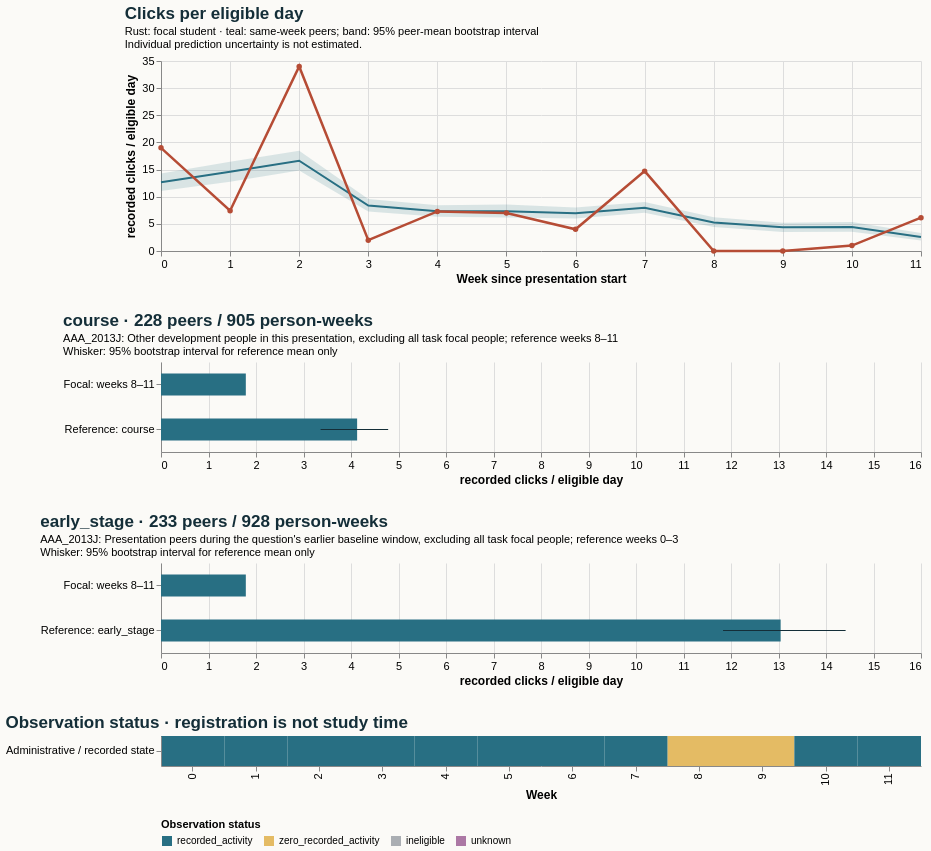

Vega-Lite specification for this chart:
### Vega-Lite specification from a JSON file in a GitHub repository (floating-point values rounded to 4 significant figures)
{"$schema": "https://vega.github.io/schema/vega-lite/v5.20.1.json", "config": {"axis": {"labelFontSize": 11, "titleFontSize": 12}, "background": "#fbfaf7", "font": "sans-serif", "title": {"anchor": "start", "color": "#142e38", "fontSize": 17, "subtitleFontSize": 11}, "view": {"continuousHeight": 300, "continuousWidth": 300, "stroke": null}}, "datasets": {"data-6098ce95adef0e1c5f2b73b84ab4a39b": [{"eligible_days": 7.0, "end_day": 6, "logging_completeness": "unknown", "observation_status": "recorded_activity", "row": "Administrative / recorded state", "score_status": "withheld_release_time_unknown", "start_day": 0, "value": 19.0, "week": 0}, {"eligible_days": 7.0, "end_day": 13, "logging_completeness": "unknown", "observation_status": "recorded_activity", "row": "Administrative / recorded state", "score_status": "withheld_release_time_unknown", "start_day": 7, "value": 7.429, "week": 1}, {"eligible_days": 7.0, "end_day": 20, "logging_completeness": "unknown", "observation_status": "recorded_activity", "row": "Administrative / recorded state", "score_status": "withheld_release_time_unknown", "start_day": 14, "value": 34.0, "week": 2}, {"eligible_days": 7.0, "end_day": 27, "logging_completeness": "unknown", "observation_status": "recorded_activity", "row": "Administrative / recorded state", "score_status": "withheld_release_time_unknown", "start_day": 21, "value": 2.0, "week": 3}, {"eligible_days": 7.0, "end_day": 34, "logging_completeness": "unknown", "observation_status": "recorded_activity", "row": "Administrative / recorded state", "score_status": "withheld_release_time_unknown", "start_day": 28, "value": 7.286, "week": 4}, {"eligible_days": 7.0, "end_day": 41, "logging_completeness": "unknown", "observation_status": "recorded_activity", "row": "Administrative / recorded state", "score_status": "withheld_release_time_unknown", "start_day": 35, "value": 7.0, "week": 5}, {"eligible_days": 7.0, "end_day": 48, "logging_completeness": "unknown", "observation_status": "recorded_activity", "row": "Administrative / recorded state", "score_status": "withheld_release_time_unknown", "start_day": 42, "value": 4.0, "week": 6}, {"eligible_days": 7.0, "end_day": 55, "logging_completeness": "unknown", "observation_status": "recorded_activity", "row": "Administrative / recorded state", "score_status": "withheld_release_time_unknown", "start_day": 49, "value": 14.71, "week": 7}, {"eligible_days": 7.0, "end_day": 62, "logging_completeness": "unknown", "observation_status": "zero_recorded_activity", "row": "Administrative / recorded state", "score_status": "withheld_release_time_unknown", "start_day": 56, "value": 0.0, "week": 8}, {"eligible_days": 7.0, "end_day": 69, "logging_completeness": "unknown", "observation_status": "zero_recorded_activity", "row": "Administrative / recorded state", "score_status": "withheld_release_time_unknown", "start_day": 63, "value": 0.0, "week": 9}, {"eligible_days": 7.0, "end_day": 76, "logging_completeness": "unknown", "observation_status": "recorded_activity", "row": "Administrative / recorded state", "score_status": "withheld_release_time_unknown", "start_day": 70, "value": 1.0, "week": 10}, {"eligible_days": 7.0, "end_day": 83, "logging_completeness": "unknown", "observation_status": "recorded_activity", "row": "Administrative / recorded state", "score_status": "withheld_release_time_unknown", "start_day": 77, "value": 6.143, "week": 11}], "data-69b75769ec103f60d72efaa70e6395b6": [{"end_day": 6, "focal_value": 19.0, "peer_ci_high": 14.29, "peer_ci_low": 11.07, "peer_mean": 12.67, "peer_observations": 233, "peer_people": 233, "reference": "course", "unit": "recorded clicks / eligible day", "week": 0}, {"end_day": 13, "focal_value": 7.429, "peer_ci_high": 16.43, "peer_ci_low": 12.76, "peer_mean": 14.6, "peer_observations": 233, "peer_people": 233, "reference": "course", "unit": "recorded clicks / eligible day", "week": 1}, {"end_day": 20, "focal_value": 34.0, "peer_ci_high": 18.48, "peer_ci_low": 14.82, "peer_mean": 16.62, "peer_observations": 231, "peer_people": 231, "reference": "course", "unit": "recorded clicks / eligible day", "week": 2}, {"end_day": 27, "focal_value": 2.0, "peer_ci_high": 9.596, "peer_ci_low": 7.261, "peer_mean": 8.385, "peer_observations": 231, "peer_people": 231, "reference": "course", "unit": "recorded clicks / eligible day", "week": 3}, {"end_day": 34, "focal_value": 7.286, "peer_ci_high": 8.438, "peer_ci_low": 6.32, "peer_mean": 7.324, "peer_observations": 229, "peer_people": 229, "reference": "course", "unit": "recorded clicks / eligible day", "week": 4}, {"end_day": 41, "focal_value": 7.0, "peer_ci_high": 8.558, "peer_ci_low": 6.163, "peer_mean": 7.312, "peer_observations": 228, "peer_people": 228, "reference": "course", "unit": "recorded clicks / eligible day", "week": 5}, {"end_day": 48, "focal_value": 4.0, "peer_ci_high": 8.026, "peer_ci_low": 6.006, "peer_mean": 6.934, "peer_observations": 228, "peer_people": 228, "reference": "course", "unit": "recorded clicks / eligible day", "week": 6}, {"end_day": 55, "focal_value": 14.71, "peer_ci_high": 9.007, "peer_ci_low": 7.04, "peer_mean": 7.972, "peer_observations": 228, "peer_people": 228, "reference": "course", "unit": "recorded clicks / eligible day", "week": 7}, {"end_day": 62, "focal_value": 0.0, "peer_ci_high": 6.196, "peer_ci_low": 4.412, "peer_mean": 5.236, "peer_observations": 228, "peer_people": 228, "reference": "course", "unit": "recorded clicks / eligible day", "week": 8}, {"end_day": 69, "focal_value": 0.0, "peer_ci_high": 5.2, "peer_ci_low": 3.514, "peer_mean": 4.375, "peer_observations": 227, "peer_people": 227, "reference": "course", "unit": "recorded clicks / eligible day", "week": 9}, {"end_day": 76, "focal_value": 1.0, "peer_ci_high": 5.335, "peer_ci_low": 3.549, "peer_mean": 4.419, "peer_observations": 226, "peer_people": 226, "reference": "course", "unit": "recorded clicks / eligible day", "week": 10}, {"end_day": 83, "focal_value": 6.143, "peer_ci_high": 3.319, "peer_ci_low": 1.955, "peer_mean": 2.571, "peer_observations": 224, "peer_people": 224, "reference": "course", "unit": "recorded clicks / eligible day", "week": 11}], "data-921ea16b3c5e4ef5a7e3261d3ceb2476": [{"hi": null, "lo": null, "series": "Focal: weeks 8–11", "value": 1.786}, {"hi": 4.783, "lo": 3.359, "series": "Reference: course", "value": 4.129}], "data-c8a611694f052b78121c912ac06daf7d": [{"hi": null, "lo": null, "series": "Focal: weeks 8–11", "value": 1.786}, {"hi": 14.41, "lo": 11.83, "series": "Reference: early_stage", "value": 13.05}]}, "resolve": {"scale": {"color": "independent"}}, "spacing": 28, "vconcat": [{"data": {"name": "data-69b75769ec103f60d72efaa70e6395b6"}, "height": 190, "layer": [{"encoding": {"x": {"axis": {"tickMinStep": 1}, "field": "week", "title": "Week since presentation start", "type": "quantitative"}, "y": {"field": "peer_ci_low", "scale": {"zero": true}, "title": "recorded clicks / eligible day", "type": "quantitative"}, "y2": {"field": "peer_ci_high"}}, "mark": {"color": "#286f83", "opacity": 0.16, "type": "area"}}, {"encoding": {"tooltip": [{"field": "week", "type": "quantitative"}, {"field": "peer_mean", "type": "quantitative"}, {"field": "peer_people", "type": "quantitative"}, {"field": "peer_observations", "type": "quantitative"}], "x": {"field": "week", "type": "quantitative"}, "y": {"field": "peer_mean", "type": "quantitative"}}, "mark": {"color": "#286f83", "strokeWidth": 2, "type": "line"}}, {"encoding": {"tooltip": [{"field": "week", "type": "quantitative"}, {"field": "focal_value", "type": "quantitative"}], "x": {"field": "week", "type": "quantitative"}, "y": {"field": "focal_value", "type": "quantitative"}}, "mark": {"color": "#b64c35", "point": {"color": "#b64c35"}, "strokeWidth": 2.5, "type": "line"}}], "title": {"subtitle": ["Rust: focal student · teal: same-week peers; band: 95% peer-mean bootstrap interval", "Individual prediction uncertainty is not estimated."], "text": "Clicks per eligible day"}, "width": 760}, {"data": {"name": "data-921ea16b3c5e4ef5a7e3261d3ceb2476"}, "height": 90, "layer": [{"encoding": {"x": {"field": "value", "scale": {"domain": [0, 15.13], "zero": true}, "title": "recorded clicks / eligible day", "type": "quantitative"}, "y": {"field": "series", "sort": null, "title": null, "type": "nominal"}}, "mark": {"color": "#286f83", "size": 22, "type": "bar"}}, {"encoding": {"x": {"field": "lo", "type": "quantitative"}, "x2": {"field": "hi"}, "y": {"field": "series", "sort": null, "title": null, "type": "nominal"}}, "mark": {"color": "#142e38", "type": "rule"}}], "title": {"subtitle": ["AAA_2013J: Other development people in this presentation, excluding all task focal people; reference weeks 8–11", "Whisker: 95% bootstrap interval for reference mean only"], "text": "course · 228 peers / 905 person-weeks"}, "width": 760}, {"data": {"name": "data-c8a611694f052b78121c912ac06daf7d"}, "height": 90, "layer": [{"encoding": {"x": {"field": "value", "scale": {"domain": [0, 15.13], "zero": true}, "title": "recorded clicks / eligible day", "type": "quantitative"}, "y": {"field": "series", "sort": null, "title": null, "type": "nominal"}}, "mark": {"color": "#286f83", "size": 22, "type": "bar"}}, {"encoding": {"x": {"field": "lo", "type": "quantitative"}, "x2": {"field": "hi"}, "y": {"field": "series", "sort": null, "title": null, "type": "nominal"}}, "mark": {"color": "#142e38", "type": "rule"}}], "title": {"subtitle": ["AAA_2013J: Presentation peers during the question's earlier baseline window, excluding all task focal people; reference weeks 0–3", "Whisker: 95% bootstrap interval for reference mean only"], "text": "early_stage · 233 peers / 928 person-weeks"}, "width": 760}, {"data": {"name": "data-6098ce95adef0e1c5f2b73b84ab4a39b"}, "encoding": {"color": {"field": "observation_status", "legend": {"labelLimit": 260, "orient": "bottom"}, "scale": {"domain": ["recorded_activity", "zero_recorded_activity", "ineligible", "unknown"], "range": ["#286f83", "#e4bb64", "#aaaeb3", "#ac78a5"]}, "title": "Observation status", "type": "nominal"}, "tooltip": [{"field": "week", "type": "quantitative"}, {"field": "eligible_days", "type": "quantitative"}, {"field": "observation_status", "type": "nominal"}, {"field": "logging_completeness", "type": "nominal"}], "x": {"field": "week", "title": "Week", "type": "ordinal"}, "y": {"field": "row", "title": null, "type": "nominal"}}, "height": 30, "mark": {"type": "rect"}, "title": "Observation status · registration is not study time", "width": 760}]}
